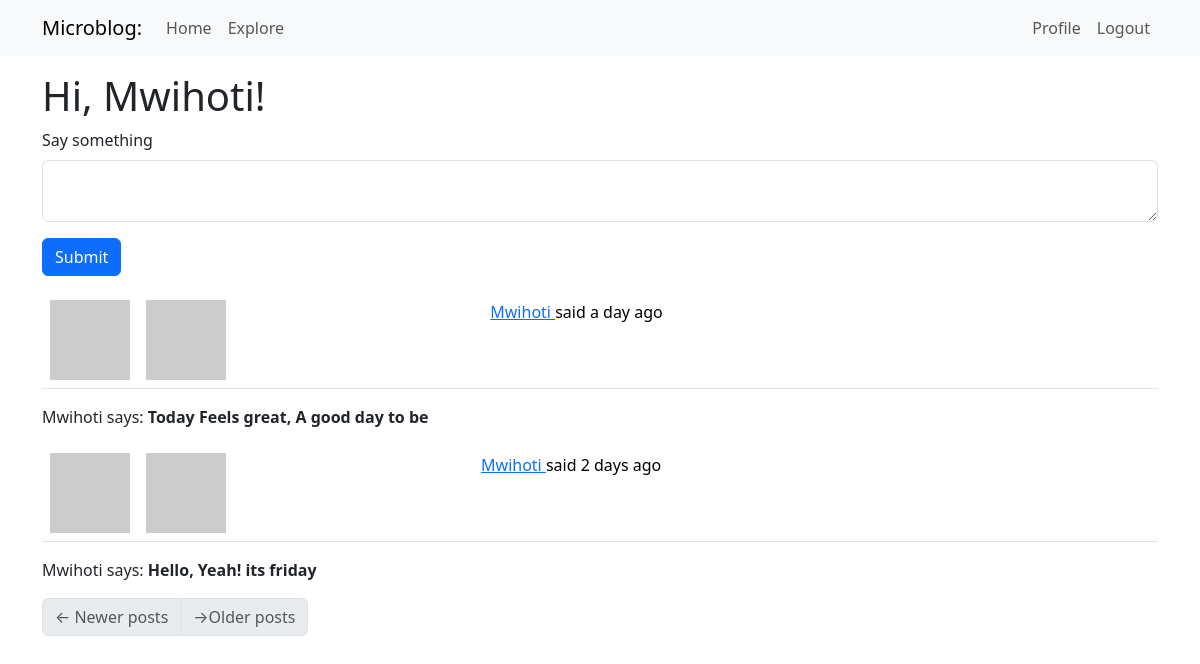
The page /index (signed in) on the database as committed earlier.
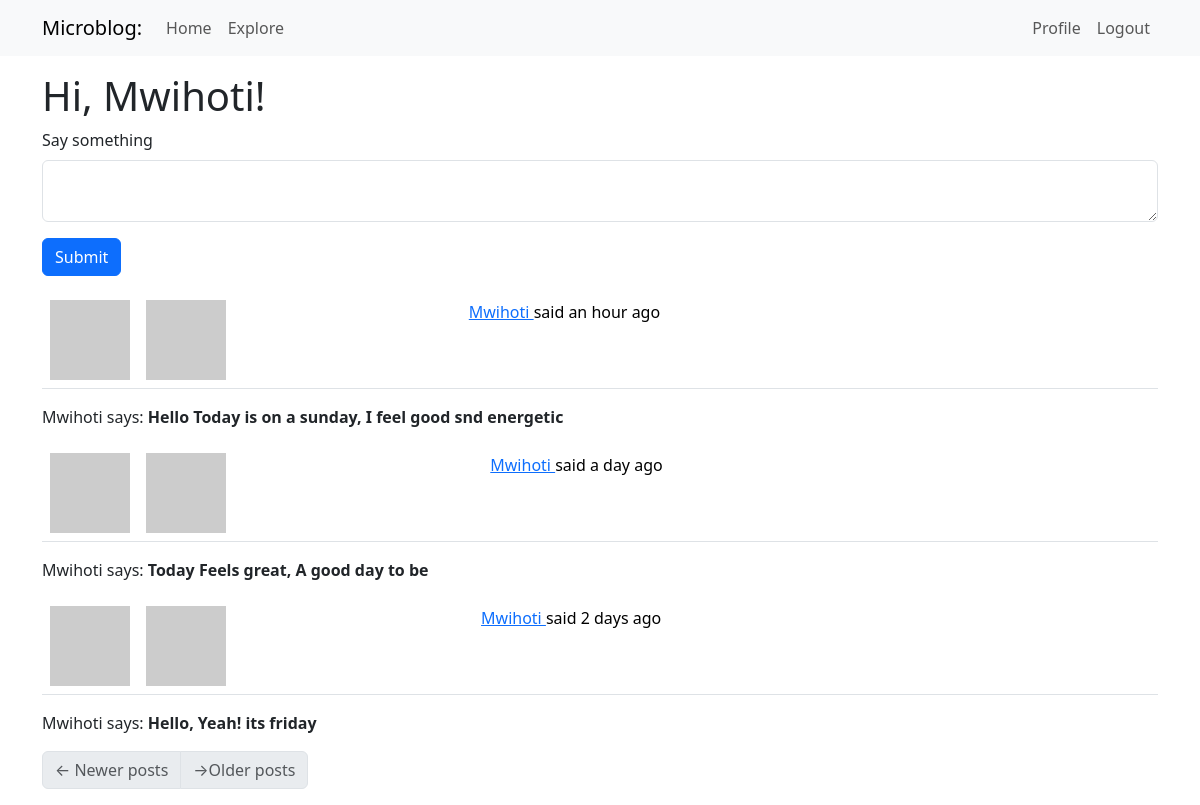
The same page on the database as committed later.
### app/models.py (models this page shows, shortened)
class User(UserMixin, db.Model):
    id: so.Mapped[int] = so.mapped_column(primary_key=True)
    username: so.Mapped[str] = so.mapped_column(sa.String(64), index=True,
                                                unique=True)
    email: so.Mapped[str] = so.mapped_column(sa.String(120), index=True,
                                             unique=True)
    password_hash: so.Mapped[Optional[str]] = so.mapped_column(sa.String(256))
    about_me: so.Mapped[Optional[str]] = so.mapped_column(sa.String(140))
    last_seen: so.Mapped[Optional[datetime]] = so.mapped_column(
        default=lambda: datetime.now(timezone.utc))
    posts: so.WriteOnlyMapped['Post'] = so.relationship(back_populates='author')
    following: so.WriteOnlyMapped['User'] = so.relationship(
        secondary=followers, primaryjoin=(followers.c.follower_id == id),
        secondaryjoin=(followers.c.followed_id==id),
        back_populates='followers'
    )
    followers: so.WriteOnlyMapped['User'] = so.relationship(
        secondary=followers, primaryjoin=(followers.c.followed_id == id),
        secondaryjoin=(followers.c.follower_id == id),
        back_populates='following'
    )
    def avatar(self, size):
        digest = hashlib.md5(self.email.lower().encode('utf-8')).hexdigest()
        return f'https://www.gravatar.com/avatar/{digest}?d=identicon&s={size}'
    @login.user_loader
    def load_user(id):
        return db.session.get(User, int(id))
    def following_posts(self):
        Author = so.aliased(User)
        Follower = so.aliased(User)
        return (
            sa.select(Post)
            .join(Post.author.of_type(Author))
            .join(Author.followers.of_type(Follower), isouter=True)
            .where(sa.or_(
                Follower.id == self.id,
                Author.id == self.id
            ))
            .group_by(Post)
            .order_by(Post.timestamp.desc())
        )

class Post(db.Model):
    id: so.Mapped[int] = so.mapped_column(primary_key=True)
    body: so.Mapped[str] = so.mapped_column(sa.String(140))
    timestamp: so.Mapped[datetime] = so.mapped_column(
        index=True, default=lambda: datetime.now(timezone.utc))
    user_id: so.Mapped[int] = so.mapped_column(sa.ForeignKey('user.id'),
                                               index=True
    )
    author: so.Mapped[User] = so.relationship('User', back_populates='posts')

### app/routes.py (the view)
@app.route('/', methods=['GET', 'POST'])
@app.route('/index', methods=['GET', 'POST'])
@login_required
def index():
    form = PostForm()
    if form.validate_on_submit():
        post = Post(body=form.post.data, author=current_user)
        db.session.add(post)
        db.session.commit()
        flash('Your Post is now live')
        return redirect(url_for('index'))
    page = request.args.get('page', 1, type=int)
    posts= db.paginate(current_user.following_posts(), page=page, per_page=app.config['POSTS_PER_PAGE'], error_out=False)
    next_url = url_for('index', page=posts.next_num) \
        if posts.has_next else None
    prev_url = url_for('index', page=posts.prev_num) \
        if posts.has_prev else None
    return render_template('index.html', title='Home', posts=posts.items, form=form,         next_url=next_url, prev_url=prev_url)

### app/forms.py
class PostForm(FlaskForm):
    post  = TextAreaField('Say something ', validators = [
        DataRequired(),  Length(min=1, max=140)
    ])
    submit = SubmitField('Submit')

### app/__init__.py (called while the page is built)
def get_locale():
    return request.accept_languages.best_match(app.config['LANGUAGES'])

### app/routes.py (called while the page is built)
@app.before_request
def before_request():
    if current_user.is_authenticated:
        current_user.last_seen = datetime.now(timezone.utc)
        db.session.commit()

### app/templates/index.html
{% extends "base.html" %}
{% import "bootstrap_wtf.html" as wtf %}
{% block content %}
    <h1>Hi, {{ current_user.username }}!</h1>
    {% if form %}
    {{ wtf.quick_form(form) }}
    {% endif %}
    {% for post in posts %}
        {% include '_post.html' %}
        <div style="display: flex;"><p>{{ post.author.username }} says: <b>{{ post.body }}</b></p></div>
    {% endfor %}
    <nav aria-label="Post navigation">
        <ul class="pagination">
            <li class="page-item{% if not prev_url %} disabled{% endif %}">
                <a class="page-link" href="{{ prev_url }}">
                    <span aria-hidden="true">&larr;</span> {{ _('Newer posts')}}
                </a>
            </li>
            <li class="page-item{% if not next_url %} disabled{% endif %}">
                <a class="page-link" href="{{ next_url }}">
                    <span aria-hidden="true">&rarr;</span>{{ _('Older posts')}}
                </a>
            </li>
        </ul>
    </nav>
{% endblock %}

### app/templates/base.html (shortened to what this page needs)
<!doctype html>
<html>
    <head>
        <link
        href="https://cdn.jsdelivr.net/npm/bootstrap@5.3.2/dist/css/bootstrap.min.css"
        rel="stylesheet"
>
    </head>
    <body>
        <nav class="navbar navbar-expand-lg bg-body-tertiary">
              <div class="container">
                <a class="navbar-brand" href="{{url_for('index')}}">Microblog:</a>
                <div class="collapse navbar-collapse" id="navbarSupportedContent">
                    <ul class="navbar-nav me-auto mb-2 mb-lg-0">
            <li class="nav-item">
              <a class="nav-link" aria-current="page" href="{{ url_for('index') }}">{{ _('Home')}}  </a>
            </li>
            <li class="nav-item">
              <a class="nav-link" aria-current="page" href="{{ url_for('explore') }}">{{ _('Explore')}} </a>
            </li>
          </ul>
          <ul class="navbar-nav mb-2 mb-lg-0">
            {% if current_user.is_anonymous %}
            <li class="nav-item">
              <a class="nav-link" aria-current="page" href="{{ url_for('login') }}">{{ _('Login')}} </a>
            </li>
            {% else %}
            <li class="nav-item">
              <a class="nav-link" aria-current="page" href="{{ url_for('user', username=current_user.username) }}">{{ _('Profile')}} </a>
            </li>
            <li class="nav-item">
              <a class="nav-link" aria-current="page" href="{{ url_for('logout') }}">{{ _('Logout')}} </a>
            </li>
            {% endif %}
          </ul>
                </div>
        </div>
        </nav>
      <div class="container mt-3">
            {% block content %}{% endblock %}
      </div>
    </body>
</html>

### app/templates/_post.html (shortened to what this page needs)
<table class="table table-hover">
    <tr >
        <td width="70px">
            <img src="{{post.author.avatar(36) }}"></td>
        <td>
            <a href="{{ url_for('user', username=post.author.username)}}">
                <img src="{{post.author.avatar(70)}}" />
            </a>
            <td>
            {{ _('%(username)s said %(when)s',
                username=user_link, when=moment(post.timestamp).fromNow()) }}
            </td>
    </tr>
</table>

Rows that differ between the two databases and show on the page:
added Post: author.username "Mwihoti", body "Hello Today is on a sunday, I feel good snd energetic"
